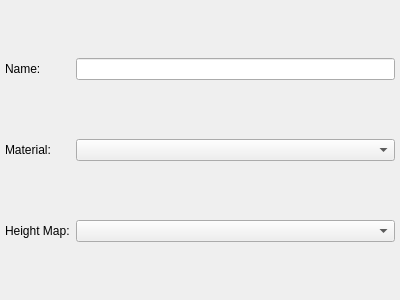
<?xml version="1.0" encoding="UTF-8"?>
<ui version="4.0">
 <class>QTerrainNodePage</class>
 <widget class="QWidget" name="QTerrainNodePage">
  <property name="geometry">
   <rect>
    <x>0</x>
    <y>0</y>
    <width>400</width>
    <height>300</height>
   </rect>
  </property>
  <property name="windowTitle">
   <string>Form</string>
  </property>
  <layout class="QGridLayout">
   <property name="margin">
    <number>5</number>
   </property>
   <item row="0" column="0">
    <widget class="QLabel" name="label">
     <property name="text">
      <string>Name:</string>
     </property>
    </widget>
   </item>
   <item row="0" column="1">
    <widget class="QLineEdit" name="m_name"/>
   </item>
   <item row="1" column="0">
    <widget class="QLabel" name="label_6">
     <property name="text">
      <string>Material:</string>
     </property>
    </widget>
   </item>
   <item row="1" column="1">
    <widget class="MaterialComboBox" name="m_material"/>
   </item>
   <item row="2" column="0">
    <widget class="QLabel" name="label_2">
     <property name="text">
      <string>Height Map:</string>
     </property>
    </widget>
   </item>
   <item row="2" column="1">
    <widget class="TextureComboBox" name="m_heightMap"/>
   </item>
  </layout>
 </widget>
 <customwidgets>
  <customwidget>
   <class>MaterialComboBox</class>
   <extends>QComboBox</extends>
   <header location="global">SceneEditorCore/MaterialComboBox.h</header>
  </customwidget>
  <customwidget>
   <class>TextureComboBox</class>
   <extends>QComboBox</extends>
   <header location="global">SceneEditorCore/TextureComboBox.h</header>
  </customwidget>
 </customwidgets>
 <resources/>
 <connections/>
</ui>
